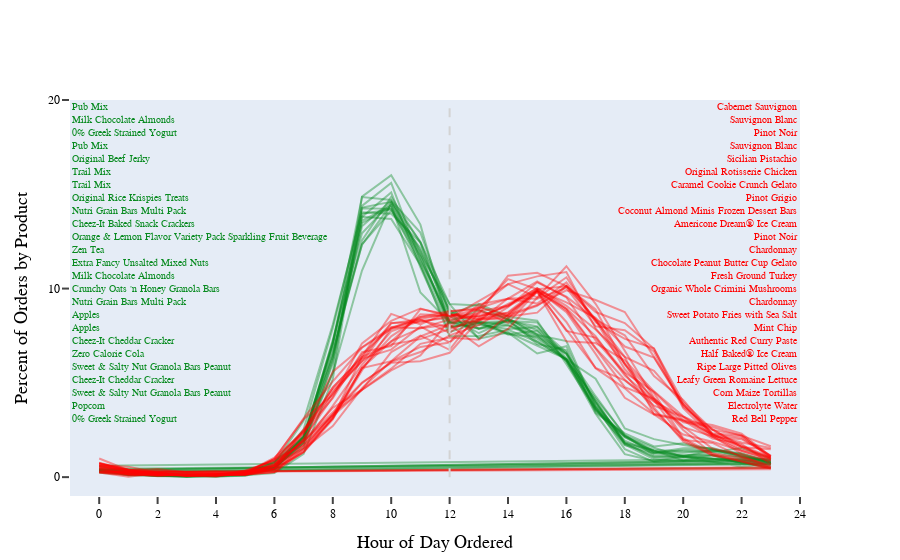

The notebook cell this image was saved under:
### Code cell
# Set up a plotly container
fig = go.Figure()

# Loop through product list adding line to chart
for product_id in lst_products:
    trace_colour = "rgba(7, 138, 31, 0.4)" if np.any(dt_product_hour_subset[dt_product_hour_subset['product_id'] == product_id]['order_hour_of_day'] < 12) else "rgba(255, 0, 0, 0.4)"
    x = dt_product_hour_subset2[dt_product_hour_subset2['product_id'] == product_id]['order_hour_of_day']
    y = 100 * dt_product_hour_subset2[dt_product_hour_subset2['product_id'] == product_id]['pcnt_orders']
    fig.add_trace(go.Scatter(x=x, y=y, mode='lines', line=dict(color=trace_colour)))

# Add vertical line at midday
fig.add_shape(type="line", x0=12, x1=12, y0=0, y1=100, line=dict(color="rgb(211, 211, 211)", dash='dash'))

# Set up annotations
annotate_am = dict(
    xref='x',
    yref='y',
    x=-1,
    y=20,
    xanchor='left',
    yanchor='top',
    text='<br>'.join(dt_product_hour_subset[dt_product_hour_subset['order_hour_of_day'] < 12]['product_name']),
    font=dict(family='Arial', size=10, color="rgb(7, 138, 31)"),
    align='left',
    showarrow=False
)


annotate_pm = dict(
    xref='x',
    yref='y',
    x=24,
    y=20,
    xanchor='right',
    yanchor='top',
    text='<br>'.join(dt_product_hour_subset[dt_product_hour_subset['order_hour_of_day'] >= 12]['product_name']),
    font=dict(family='Arial', size=10, color="rgb(255, 0, 0)"),
    align='right',
    showarrow=False
)

# Add titles and layout
fig.update_layout(
    xaxis=dict(
        range=[-1, 24],
        title="Hour of Day Ordered",
        title_font=dict(family="Arial, Bold", size=18, color="#000000"),
        tickfont=dict(family="Arial", size=12, color="#000000"),
        tickmode="auto",
        nticks=13,
        ticklen=7,
        tickwidth=2,
        ticks="outside",
        showline=False,
        zeroline=False,
        showgrid=False
    ),
    yaxis=dict(
        range=[-1, 20],
        title="Percent of Orders by Product",
        title_font=dict(family="Arial, Bold", size=18, color="#000000"),
        tickfont=dict(family="Arial", size=12, color="#000000"),
        tickmode="auto",
        nticks=4,
        ticks="outside",
        ticklen=7,
        tickwidth=2,
        showline=False,
        zeroline=False,
        showticklabels=True,
        showgrid=False
    ),
    showlegend=False,
    margin=dict(l=70, b=60, r=100),
)
fig.update_layout(annotations=[annotate_am, annotate_pm])


# Display the plot
fig.show()
